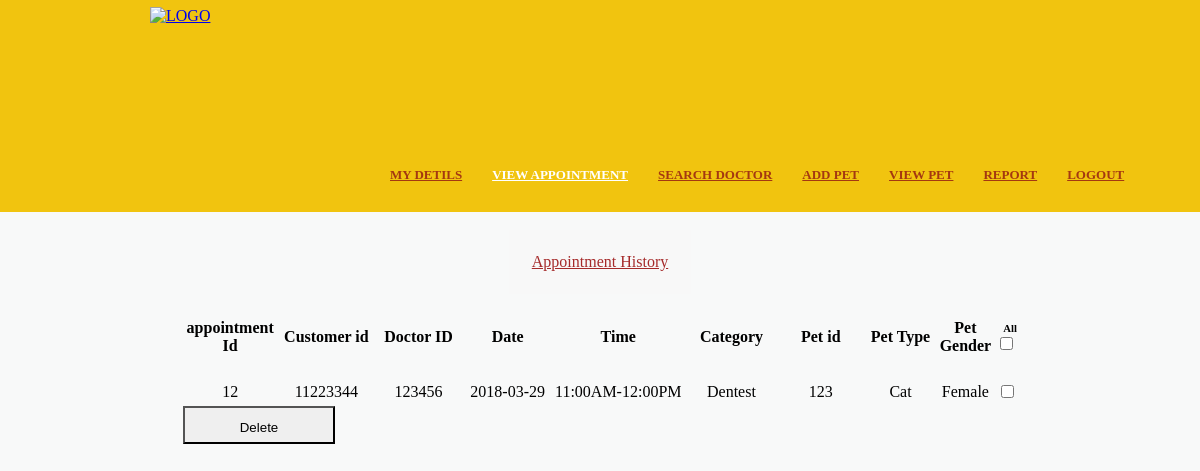
The page /viewbook.php (signed in) on the database its author committed.
### tables this page shows
CREATE TABLE `appointment` (
  `appointmentId` int(11) NOT NULL,
  `customer_id` int(11) NOT NULL,
  `doctor_national_id` int(11) NOT NULL,
  `date` date NOT NULL,
  `time` varchar(60) NOT NULL,
  `category` varchar(20) NOT NULL,
  `Pet_id` int(11) NOT NULL,
  `Pet_type` varchar(20) NOT NULL,
  `Pet_gender` varchar(11) NOT NULL
);

### viewbook.php (the view, shortened to what this page needs)
<!DOCTYPE HTML>
<html>
<head>
	<link rel="stylesheet" href="default.css" type="text/css">
	</head>
<body>
		<div id="header">
			<div class="logo"><a href="customerpage.php"><img src="image/logo.png" alt="LOGO" height="190" width="210"></a>
            </div>
             <ul class="navigation">
			  <li>
					<a href="customerpage.php">My DETILS</a>
				</li>
			  <li class="active">
					<a href="#">VIEW Appointment</a>
				</li>
			  <li>
					<a href="searchdoctor.php">SEARCH DOCTOR</a>
				</li>
				<li>
					<a href="addpet.php">ADD PET</a>
				</li>
				<li>
					<a href="viewpet.php">VIEW PET</a>
				</li>
				<li>
					<a href="cReport.php">REPORT</a>
				</li>
				  <li>
					<a href="logout.php">LOGOUT</a>
				</li>
			</ul>
			 <div class="clearfix">
		</div>
		</div>
<div id="contents">
		<br />
        <center>
               <table bgcolor="#F8F8F8" style="padding:20px;">
               <tr>
               <td colspan="2" align="center">
<u  style="color:brown;">Appointment History</u>
 </td>
               </tr>
</table>
<div align="center">
<?php
include("connect.php");
echo "<form method='post' name='form1' onSubmit='return checkDelete()'>";
	    $query = "select * from appointment where customer_id = '".$_SESSION['ID']."'";
		$result = mysqli_query($connection, $query);
	echo "<table width=70% >";
		echo "<tr>";
		echo "<th width = 12%  align=center><v1>appointment Id";
		echo "<th width = 12%  align=center><v1>Customer id";
		echo "<th width = 12%  align=center><v1> Doctor ID";
		echo "<th width = 12%  align=center><v1> Date";
		echo "<th width = 18%  align=center><v1> Time";
		echo "<th width = 12%  align=center><v1> Category";
		echo "<th width = 12%  align=center><v1> Pet id";
		echo "<th width = 12%  align=center><v1> Pet Type";
		echo "<th width = 12%  align=center><v1> Pet Gender";
		echo "<th width = 24% ><h6>&nbsp;&nbsp;&nbsp;All <input type='checkbox' id='ckbCheckAll' />";
        echo "</tr>";
			while($row = mysqli_fetch_assoc($result)) {
   $id = $row['appointmentId'];
   $customer_id = $row['customer_id'];
   $doctor_national_id = $row['doctor_national_id'];
   $date = $row['date'];
   $time = $row['time'];
   $category = $row['category'];
   $Pet_id = $row['Pet_id'];
   $Pet_type = $row['Pet_type'];
   $Pet_gender = $row['Pet_gender'];
	if($Pet_gender == 1) { $gen = "Male";}
	else { $gen = "Female";}
			echo "<tr>";
			echo "<td align=center>$id</td>";
			echo "<td  align=center>$customer_id</td>";
			echo "<td  align=center> $doctor_national_id</td>";
			echo "<td align=center>$date</td>";
			echo "<td  align=center>$time</td>";
			echo "<td  align=center> $category</td>";
			echo "<td align=center>$Pet_id</td>";
			echo "<td  align=center>$Pet_type</td>";
			echo "<td  align=center> $gen</td>";
    echo    "<td align=right><input name='delete[]' value='$id' type='checkbox' class='checkBoxClass' id='Checkbox1' /></td>";
                     echo "</tr>";
		}
		echo "<tr>";
					 echo "<td colspan='7'><input type='submit' value='Delete'></td>";
             echo "</tr>";
		echo  "</table>";
		echo "</form>";
?>
      </div>
</center>
	</div>
</body>
</html>

### default.css (style rules this page uses)
body { background-color: #F8F9F9; min-width: 960px; margin: 0; }
img { display: block; border: 0; }
.clearfix { width: 960px; margin: 0 auto; }
.clearfix:after { clear:both; content:""; display:block; line-height:0; height:1%; visibility:hidden; }
.subscribe, input[type='submit'], input[type='reset'],input[type='button'],button { background-position: -222px -38px; height: 38px; line-height: 38px; width: 152px; }
#header { background: #F1C40F ; padding: 7px 0 15px; }
.logo { float: left; display: inline-block; margin-left: 150px; }
.navigation { float: left; list-style: none; margin: 28px 0 0; padding: 0; }
.navigation li { float: left; margin-left: 30px; margin-top: 128px; position: relative; }
.navigation li > a { color: #a43810; font: bold 13px/24px Times, "Times New Roman", serif; text-decoration: none; text-transform: uppercase; text-decoration: underline; }
.navigation li.active > a, .navigation li > a:hover { color: #fff; text-decoration: underline; }
#contents { padding-bottom: 24px; }

### rows shown on the page
appointment: appointmentId "12", customer "11223344", doctor_national "123456", date "2018-03-29", time "11:00AM-12:00PM", category "Dentest", Pet "123", Pet_type "Cat", Pet_gender "Female"
